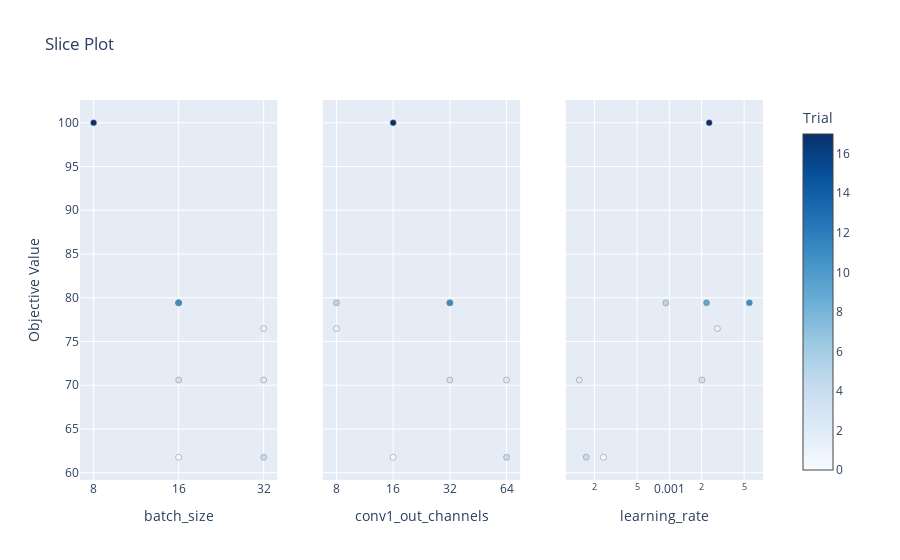

Source (notebook cell):
### Code cell
fig4 = plot_slice(study, params=["learning_rate", "batch_size", "conv1_out_channels"])
fig4.show()

### Figure 1 — Plotly figure (JSON) as saved in the notebook; plotly's stock layout.template omitted (floating-point values rounded to 4 significant figures)
{"data": [{"marker": {"color": [0, 1, 2, 3, 4, 5, 9, 11, 17], "colorbar": {"title": {"text": "Trial"}, "x": 1, "xpad": 40}, "colorscale": [[0, "rgb(247,251,255)"], [0.125, "rgb(222,235,247)"], [0.25, "rgb(198,219,239)"], [0.375, "rgb(158,202,225)"], [0.5, "rgb(107,174,214)"], [0.625, "rgb(66,146,198)"], [0.75, "rgb(33,113,181)"], [0.875, "rgb(8,81,156)"], [1, "rgb(8,48,107)"]], "line": {"color": "Grey", "width": 0.5}, "showscale": true}, "mode": "markers", "name": "Feasible Trial", "showlegend": false, "type": "scatter", "x": [16, 32, 32, 16, 32, 16, 16, 16, 8], "xaxis": "x", "y": [61.76, 76.47, 70.59, 70.59, 61.76, 79.41, 79.41, 79.41, 100], "yaxis": "y"}, {"marker": {"color": [0, 1, 2, 3, 4, 5, 9, 11, 17], "colorbar": {"title": {"text": "Trial"}, "x": 1, "xpad": 40}, "colorscale": [[0, "rgb(247,251,255)"], [0.125, "rgb(222,235,247)"], [0.25, "rgb(198,219,239)"], [0.375, "rgb(158,202,225)"], [0.5, "rgb(107,174,214)"], [0.625, "rgb(66,146,198)"], [0.75, "rgb(33,113,181)"], [0.875, "rgb(8,81,156)"], [1, "rgb(8,48,107)"]], "line": {"color": "Grey", "width": 0.5}, "showscale": false}, "mode": "markers", "name": "Feasible Trial", "showlegend": false, "type": "scatter", "x": [16, 8, 64, 32, 64, 8, 32, 32, 16], "xaxis": "x2", "y": [61.76, 76.47, 70.59, 70.59, 61.76, 79.41, 79.41, 79.41, 100], "yaxis": "y2"}, {"marker": {"color": [0, 1, 2, 3, 4, 5, 9, 11, 17], "colorbar": {"title": {"text": "Trial"}, "x": 1, "xpad": 40}, "colorscale": [[0, "rgb(247,251,255)"], [0.125, "rgb(222,235,247)"], [0.25, "rgb(198,219,239)"], [0.375, "rgb(158,202,225)"], [0.5, "rgb(107,174,214)"], [0.625, "rgb(66,146,198)"], [0.75, "rgb(33,113,181)"], [0.875, "rgb(8,81,156)"], [1, "rgb(8,48,107)"]], "line": {"color": "Grey", "width": 0.5}, "showscale": false}, "mode": "markers", "name": "Feasible Trial", "showlegend": false, "type": "scatter", "x": [0.0002427, 0.002809, 0.0001442, 0.002018, 0.0001674, 0.0009279, 0.002227, 0.005593, 0.002356], "xaxis": "x3", "y": [61.76, 76.47, 70.59, 70.59, 61.76, 79.41, 79.41, 79.41, 100], "yaxis": "y3"}], "layout": {"title": {"text": "Slice Plot"}, "xaxis": {"anchor": "y", "categoryarray": [8, 16, 32], "categoryorder": "array", "domain": [0, 0.2889], "title": {"text": "batch_size"}, "type": "category"}, "xaxis2": {"anchor": "y2", "categoryarray": [8, 16, 32, 64], "categoryorder": "array", "domain": [0.3556, 0.6444], "title": {"text": "conv1_out_channels"}, "type": "category"}, "xaxis3": {"anchor": "y3", "domain": [0.7111, 1], "title": {"text": "learning_rate"}, "type": "log"}, "yaxis": {"anchor": "x", "domain": [0, 1], "title": {"text": "Objective Value"}}, "yaxis2": {"anchor": "x2", "domain": [0, 1], "matches": "y", "showticklabels": false}, "yaxis3": {"anchor": "x3", "domain": [0, 1], "matches": "y", "showticklabels": false}}}
